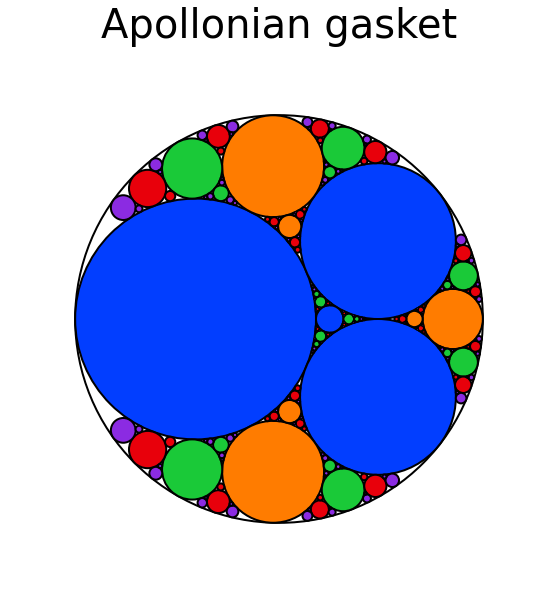

Source code (Python):
import matplotlib.pyplot as plt
import planegeometry.geometry as geom
import seaborn as sb

# starting circles ####
c0 = geom.Circle((0,0), 3) # the exterior circle
n = 3
circles0 = geom.SteinerChain(c0, n, phi = 0.25, shift = 0)["circles"]

# construct the inversions ####
inversions = [None]*(n+1)
for i in range(n):
    inversions[i] = geom.Inversion.from_fixing_three_circles(
        c0, circles0[i], circles0[(i+1) % n]
    )
inversions[n] = geom.Inversion.from_swapping_two_circles(
    c0, circles0[n]
)

# first generation of children
circles1 = []
for i in range(n):
    ip1 = (i+1) % n
    for j in range(n+1): #(j in (1L:(n+1L))[-c(i,ip1)]){
        if j != i and j != ip1:
            circle = inversions[i].invert_circle(circles0[j])
            circles1.append((circle, i))


# function to construct the "children" ####
def children(inversions, circles1):
    m = len(inversions)
    n = len(circles1) 
    circles2 = [] 
    for i in range(n):
        k = circles1[i][1]
        for j in range(m):
            if j != k:
                circle = inversions[j].invert_circle(circles1[i][0])
                circles2.append((circle, j))
    return circles2

# construct children ####
depth = 5
allCircles = [None]*depth
allCircles[0] = circles0
allCircles[1] = circles1
for i in range(depth)[2:]:
    allCircles[i] = children(inversions, allCircles[i-1])
for i in range(depth)[1:]:
    allCircles[i] = [c[0] for c in allCircles[i]]

# plot ####
colors = sb.color_palette(palette="bright", n_colors=depth)
figure, axes = plt.subplots(figsize=(10, 10))
axes.set_aspect(1)
def draw_circle(C, color, fill=True):
    axes.add_artist(
        plt.Circle(
            C.center, C.radius, fill=fill, facecolor=color, edgecolor="black"
        )
    )
draw_circle(c0, "black", False)
for i in range(depth):
    for circ in allCircles[i]:
        draw_circle(circ, colors[i])
plt.title("Apollonian gasket", fontdict = {"fontsize": 40})
plt.xlim(-4, 4)
plt.ylim(-4, 4)
plt.axis("off")
plt.show()
